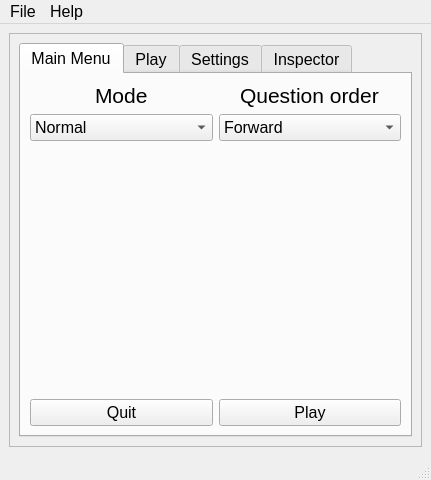
<?xml version="1.0" encoding="UTF-8"?>
<ui version="4.0">
 <class>Luupycards</class>
 <widget class="QMainWindow" name="Luupycards">
  <property name="geometry">
   <rect>
    <x>0</x>
    <y>0</y>
    <width>431</width>
    <height>480</height>
   </rect>
  </property>
  <property name="font">
   <font>
    <pointsize>12</pointsize>
   </font>
  </property>
  <property name="windowTitle">
   <string>Luupycards</string>
  </property>
  <property name="windowIcon">
   <iconset>
    <normaloff>../v1/luupycards.png</normaloff>../v1/luupycards.png</iconset>
  </property>
  <property name="windowOpacity">
   <double>0.000000000000000</double>
  </property>
  <property name="toolTip">
   <string/>
  </property>
  <widget class="QWidget" name="centralwidget">
   <layout class="QGridLayout" name="gridLayout_3">
    <item row="1" column="0">
     <widget class="QScrollArea" name="scrollArea">
      <property name="widgetResizable">
       <bool>true</bool>
      </property>
      <widget class="QWidget" name="scrollAreaWidgetContents_2">
       <property name="geometry">
        <rect>
         <x>0</x>
         <y>0</y>
         <width>415</width>
         <height>403</height>
        </rect>
       </property>
       <layout class="QGridLayout" name="gridLayout_11">
        <item row="0" column="0">
         <widget class="QTabWidget" name="tab_main">
          <property name="enabled">
           <bool>true</bool>
          </property>
          <property name="font">
           <font>
            <pointsize>12</pointsize>
           </font>
          </property>
          <property name="toolTip">
           <string/>
          </property>
          <property name="statusTip">
           <string/>
          </property>
          <property name="layoutDirection">
           <enum>Qt::LeftToRight</enum>
          </property>
          <property name="autoFillBackground">
           <bool>false</bool>
          </property>
          <property name="currentIndex">
           <number>0</number>
          </property>
          <property name="documentMode">
           <bool>false</bool>
          </property>
          <property name="tabsClosable">
           <bool>false</bool>
          </property>
          <property name="movable">
           <bool>true</bool>
          </property>
          <widget class="QWidget" name="tab_main_menu">
           <attribute name="title">
            <string>Main Menu</string>
           </attribute>
           <layout class="QGridLayout" name="gridLayout_5">
            <item row="2" column="1">
             <widget class="QPushButton" name="button_play">
              <property name="toolTip">
               <string>Start the game</string>
              </property>
              <property name="statusTip">
               <string>Start the game</string>
              </property>
              <property name="text">
               <string>Play</string>
              </property>
             </widget>
            </item>
            <item row="0" column="1">
             <layout class="QVBoxLayout" name="layout_main_question_order">
              <item alignment="Qt::AlignHCenter|Qt::AlignTop">
               <widget class="QLabel" name="label_question_order">
                <property name="font">
                 <font>
                  <pointsize>16</pointsize>
                 </font>
                </property>
                <property name="text">
                 <string>Question order</string>
                </property>
               </widget>
              </item>
              <item>
               <widget class="QComboBox" name="comboBox_question_order">
                <property name="toolTip">
                 <string>Choose the question order</string>
                </property>
                <property name="statusTip">
                 <string>Choose the question order</string>
                </property>
                <item>
                 <property name="text">
                  <string>Forward</string>
                 </property>
                </item>
                <item>
                 <property name="text">
                  <string>Reverse</string>
                 </property>
                </item>
                <item>
                 <property name="text">
                  <string>Random</string>
                 </property>
                </item>
               </widget>
              </item>
             </layout>
            </item>
            <item row="0" column="0">
             <layout class="QVBoxLayout" name="layout_main_mode">
              <item alignment="Qt::AlignHCenter">
               <widget class="QLabel" name="label_mode">
                <property name="font">
                 <font>
                  <pointsize>16</pointsize>
                 </font>
                </property>
                <property name="toolTip">
                 <string/>
                </property>
                <property name="text">
                 <string>Mode</string>
                </property>
               </widget>
              </item>
              <item>
               <widget class="QComboBox" name="comboBox_modes">
                <property name="toolTip">
                 <string>Choose the mode</string>
                </property>
                <property name="statusTip">
                 <string>Choose the mode</string>
                </property>
                <item>
                 <property name="text">
                  <string>Normal</string>
                 </property>
                </item>
                <item>
                 <property name="text">
                  <string>Reverse</string>
                 </property>
                </item>
                <item>
                 <property name="text">
                  <string>Multiple Choice</string>
                 </property>
                </item>
                <item>
                 <property name="text">
                  <string>Survive!</string>
                 </property>
                </item>
               </widget>
              </item>
             </layout>
            </item>
            <item row="2" column="0">
             <widget class="QPushButton" name="button_quit">
              <property name="toolTip">
               <string>Close this app</string>
              </property>
              <property name="statusTip">
               <string>Close this app</string>
              </property>
              <property name="text">
               <string>Quit</string>
              </property>
             </widget>
            </item>
            <item row="1" column="0">
             <spacer name="verticalSpacer_main_menu">
              <property name="orientation">
               <enum>Qt::Vertical</enum>
              </property>
              <property name="sizeHint" stdset="0">
               <size>
                <width>20</width>
                <height>40</height>
               </size>
              </property>
             </spacer>
            </item>
           </layout>
          </widget>
          <widget class="QWidget" name="tab_play">
           <attribute name="title">
            <string>Play</string>
           </attribute>
           <layout class="QVBoxLayout" name="verticalLayout_2">
            <item>
             <widget class="QStackedWidget" name="stackedWidget_gameplay">
              <property name="lineWidth">
               <number>1</number>
              </property>
              <property name="currentIndex">
               <number>0</number>
              </property>
              <widget class="QWidget" name="input">
               <property name="enabled">
                <bool>true</bool>
               </property>
               <layout class="QVBoxLayout" name="verticalLayout_4">
                <item>
                 <layout class="QHBoxLayout" name="horizontalLayout_3">
                  <item>
                   <widget class="QLabel" name="label_game_info">
                    <property name="toolTip">
                     <string>Info about actions</string>
                    </property>
                    <property name="statusTip">
                     <string>Info about actions</string>
                    </property>
                    <property name="whatsThis">
                     <string/>
                    </property>
                    <property name="text">
                     <string>Now playing: Normal</string>
                    </property>
                   </widget>
                  </item>
                  <item alignment="Qt::AlignRight">
                   <widget class="QLabel" name="label_streak">
                    <property name="toolTip">
                     <string>Current streak: 0, All time streak: 0</string>
                    </property>
                    <property name="statusTip">
                     <string>Current streak: 0, All time streak: 0</string>
                    </property>
                    <property name="text">
                     <string>Streak: 0</string>
                    </property>
                   </widget>
                  </item>
                 </layout>
                </item>
                <item>
                 <spacer name="verticalSpacer_4">
                  <property name="orientation">
                   <enum>Qt::Vertical</enum>
                  </property>
                  <property name="sizeHint" stdset="0">
                   <size>
                    <width>20</width>
                    <height>40</height>
                   </size>
                  </property>
                 </spacer>
                </item>
                <item alignment="Qt::AlignHCenter">
                 <widget class="QLabel" name="label_question">
                  <property name="font">
                   <font>
                    <pointsize>20</pointsize>
                   </font>
                  </property>
                  <property name="toolTip">
                   <string>The question</string>
                  </property>
                  <property name="statusTip">
                   <string>The question</string>
                  </property>
                  <property name="text">
                   <string>Question</string>
                  </property>
                  <property name="wordWrap">
                   <bool>true</bool>
                  </property>
                 </widget>
                </item>
                <item>
                 <spacer name="verticalSpacer_3">
                  <property name="orientation">
                   <enum>Qt::Vertical</enum>
                  </property>
                  <property name="sizeHint" stdset="0">
                   <size>
                    <width>20</width>
                    <height>40</height>
                   </size>
                  </property>
                 </spacer>
                </item>
                <item>
                 <widget class="QLineEdit" name="lineEdit_answer">
                  <property name="font">
                   <font>
                    <pointsize>16</pointsize>
                   </font>
                  </property>
                  <property name="toolTip">
                   <string>Input your answer</string>
                  </property>
                  <property name="statusTip">
                   <string>Input your answer</string>
                  </property>
                  <property name="autoFillBackground">
                   <bool>false</bool>
                  </property>
                  <property name="inputMask">
                   <string/>
                  </property>
                  <property name="text">
                   <string/>
                  </property>
                  <property name="alignment">
                   <set>Qt::AlignCenter</set>
                  </property>
                  <property name="placeholderText">
                   <string>Type the answer here</string>
                  </property>
                 </widget>
                </item>
                <item>
                 <spacer name="verticalSpacer_2">
                  <property name="orientation">
                   <enum>Qt::Vertical</enum>
                  </property>
                  <property name="sizeHint" stdset="0">
                   <size>
                    <width>20</width>
                    <height>40</height>
                   </size>
                  </property>
                 </spacer>
                </item>
                <item>
                 <layout class="QHBoxLayout" name="horizontalLayout_4">
                  <item>
                   <widget class="QLabel" name="label_lives">
                    <property name="text">
                     <string/>
                    </property>
                   </widget>
                  </item>
                  <item>
                   <spacer name="horizontalSpacer_2">
                    <property name="orientation">
                     <enum>Qt::Horizontal</enum>
                    </property>
                    <property name="sizeHint" stdset="0">
                     <size>
                      <width>40</width>
                      <height>20</height>
                     </size>
                    </property>
                   </spacer>
                  </item>
                  <item>
                   <widget class="QPushButton" name="button_check">
                    <property name="maximumSize">
                     <size>
                      <width>80</width>
                      <height>16777215</height>
                     </size>
                    </property>
                    <property name="toolTip">
                     <string>Check that did you answer correctly</string>
                    </property>
                    <property name="statusTip">
                     <string>Check that did you answer correctly</string>
                    </property>
                    <property name="text">
                     <string>Check</string>
                    </property>
                   </widget>
                  </item>
                 </layout>
                </item>
               </layout>
              </widget>
              <widget class="QWidget" name="multiple_choice">
               <layout class="QVBoxLayout" name="verticalLayout_5">
                <item>
                 <widget class="QScrollArea" name="scrollArea_mc">
                  <property name="widgetResizable">
                   <bool>true</bool>
                  </property>
                  <widget class="QWidget" name="scrollAreaWidgetContents">
                   <property name="geometry">
                    <rect>
                     <x>0</x>
                     <y>0</y>
                     <width>371</width>
                     <height>327</height>
                    </rect>
                   </property>
                   <layout class="QVBoxLayout" name="verticalLayout_6">
                    <item>
                     <layout class="QHBoxLayout" name="horizontalLayout_5">
                      <item>
                       <widget class="QLabel" name="label_game_info_mc">
                        <property name="toolTip">
                         <string>Info about actions</string>
                        </property>
                        <property name="statusTip">
                         <string>Info about actions</string>
                        </property>
                        <property name="text">
                         <string>Now playing: Multiple Choice</string>
                        </property>
                       </widget>
                      </item>
                      <item alignment="Qt::AlignRight">
                       <widget class="QLabel" name="label_streak_mc">
                        <property name="toolTip">
                         <string>Current streak: 0, All time streak: 0</string>
                        </property>
                        <property name="statusTip">
                         <string>Current streak: 0, All time streak: 0</string>
                        </property>
                        <property name="text">
                         <string>Streak: 0</string>
                        </property>
                       </widget>
                      </item>
                     </layout>
                    </item>
                    <item>
                     <spacer name="verticalSpacer_play_top_3">
                      <property name="orientation">
                       <enum>Qt::Vertical</enum>
                      </property>
                      <property name="sizeHint" stdset="0">
                       <size>
                        <width>20</width>
                        <height>106</height>
                       </size>
                      </property>
                     </spacer>
                    </item>
                    <item alignment="Qt::AlignHCenter">
                     <widget class="QLabel" name="label_question_mc">
                      <property name="font">
                       <font>
                        <pointsize>20</pointsize>
                       </font>
                      </property>
                      <property name="toolTip">
                       <string>The question</string>
                      </property>
                      <property name="statusTip">
                       <string>The question</string>
                      </property>
                      <property name="text">
                       <string>Question</string>
                      </property>
                     </widget>
                    </item>
                    <item>
                     <spacer name="verticalSpacer_play_middle_3">
                      <property name="orientation">
                       <enum>Qt::Vertical</enum>
                      </property>
                      <property name="sizeHint" stdset="0">
                       <size>
                        <width>20</width>
                        <height>106</height>
                       </size>
                      </property>
                     </spacer>
                    </item>
                    <item>
                     <layout class="QVBoxLayout" name="mc_options">
                      <item alignment="Qt::AlignLeft">
                       <widget class="QRadioButton" name="radioButton_2">
                        <property name="text">
                         <string>Option 1</string>
                        </property>
                       </widget>
                      </item>
                      <item alignment="Qt::AlignLeft">
                       <widget class="QRadioButton" name="radioButton_3">
                        <property name="text">
                         <string>Option 2</string>
                        </property>
                       </widget>
                      </item>
                      <item alignment="Qt::AlignLeft">
                       <widget class="QRadioButton" name="radioButton_5">
                        <property name="text">
                         <string>Option 3</string>
                        </property>
                       </widget>
                      </item>
                      <item alignment="Qt::AlignLeft">
                       <widget class="QRadioButton" name="radioButton_4">
                        <property name="text">
                         <string>Option 4</string>
                        </property>
                       </widget>
                      </item>
                      <item alignment="Qt::AlignLeft">
                       <widget class="QRadioButton" name="radioButton">
                        <property name="text">
                         <string>Option 5</string>
                        </property>
                       </widget>
                      </item>
                     </layout>
                    </item>
                    <item>
                     <layout class="QHBoxLayout" name="horizontalLayout_6">
                      <item>
                       <widget class="QPushButton" name="pushButton_correct_mc">
                        <property name="text">
                         <string>Correct</string>
                        </property>
                       </widget>
                      </item>
                      <item>
                       <widget class="QPushButton" name="pushButton_seek_mc">
                        <property name="text">
                         <string>Seek</string>
                        </property>
                       </widget>
                      </item>
                      <item>
                       <spacer name="horizontalSpacer_3">
                        <property name="orientation">
                         <enum>Qt::Horizontal</enum>
                        </property>
                        <property name="sizeHint" stdset="0">
                         <size>
                          <width>40</width>
                          <height>20</height>
                         </size>
                        </property>
                       </spacer>
                      </item>
                      <item>
                       <widget class="QPushButton" name="pushButton_check_mc">
                        <property name="text">
                         <string>Check</string>
                        </property>
                       </widget>
                      </item>
                     </layout>
                    </item>
                   </layout>
                  </widget>
                 </widget>
                </item>
               </layout>
              </widget>
             </widget>
            </item>
           </layout>
          </widget>
          <widget class="QWidget" name="tab_settings">
           <attribute name="title">
            <string>Settings</string>
           </attribute>
           <layout class="QGridLayout" name="gridLayout_8">
            <item row="9" column="1">
             <widget class="QScrollArea" name="scrollArea_settings_settings">
              <property name="widgetResizable">
               <bool>true</bool>
              </property>
              <widget class="QWidget" name="scrollAreaWidgetContents_settings">
               <property name="geometry">
                <rect>
                 <x>0</x>
                 <y>0</y>
                 <width>468</width>
                 <height>429</height>
                </rect>
               </property>
               <layout class="QGridLayout" name="gridLayout_9">
                <item row="0" column="0">
                 <layout class="QGridLayout" name="gridLayout_settings">
                  <item row="1" column="0">
                   <widget class="QLabel" name="label_all_time_survival_streak_2">
                    <property name="font">
                     <font>
                      <pointsize>12</pointsize>
                     </font>
                    </property>
                    <property name="toolTip">
                     <string>Your all time survival streak</string>
                    </property>
                    <property name="statusTip">
                     <string>Your all time survival streak</string>
                    </property>
                    <property name="text">
                     <string>All time survival streak</string>
                    </property>
                   </widget>
                  </item>
                  <item row="9" column="0">
                   <widget class="QLabel" name="label_fuzzy_select_precent_2">
                    <property name="toolTip">
                     <string>How wrong can the answer be for it to be count correct. 100 is disabled.</string>
                    </property>
                    <property name="statusTip">
                     <string>How wrong can the answer be for it to be count correct. 100 is disabled.</string>
                    </property>
                    <property name="text">
                     <string>Fuzzy select percent</string>
                    </property>
                   </widget>
                  </item>
                  <item row="0" column="0">
                   <widget class="QLabel" name="label_all_time_streak_2">
                    <property name="font">
                     <font>
                      <pointsize>12</pointsize>
                     </font>
                    </property>
                    <property name="toolTip">
                     <string>Your all time streak</string>
                    </property>
                    <property name="statusTip">
                     <string>Your all time streak</string>
                    </property>
                    <property name="text">
                     <string>All time streak</string>
                    </property>
                   </widget>
                  </item>
                  <item row="3" column="1">
                   <widget class="QCheckBox" name="reset_all_time_survival_streak_value_2">
                    <property name="cursor">
                     <cursorShape>PointingHandCursor</cursorShape>
                    </property>
                    <property name="text">
                     <string/>
                    </property>
                   </widget>
                  </item>
                  <item row="2" column="0">
                   <widget class="QLabel" name="label_reset_all_time_streak_2">
                    <property name="toolTip">
                     <string>Reset your all time streak</string>
                    </property>
                    <property name="statusTip">
                     <string>Reset your all time streak</string>
                    </property>
                    <property name="text">
                     <string>Reset all time streak</string>
                    </property>
                   </widget>
                  </item>
                  <item row="4" column="0">
                   <widget class="QLabel" name="label_min_question_2">
                    <property name="toolTip">
                     <string>Minimum question number it will ask you</string>
                    </property>
                    <property name="statusTip">
                     <string>Minimum question number it will ask you</string>
                    </property>
                    <property name="text">
                     <string>Min question</string>
                    </property>
                   </widget>
                  </item>
                  <item row="7" column="0">
                   <widget class="QLabel" name="label_multiple_choice_max_options_2">
                    <property name="toolTip">
                     <string>The ammount of answer candidates in multiple choice</string>
                    </property>
                    <property name="statusTip">
                     <string>The ammount of answer candidates in multiple choice</string>
                    </property>
                    <property name="text">
                     <string>Multiple choice max options</string>
                    </property>
                   </widget>
                  </item>
                  <item row="7" column="1">
                   <widget class="QSpinBox" name="multiple_choice_max_options_value_2">
                    <property name="minimum">
                     <number>2</number>
                    </property>
                    <property name="maximum">
                     <number>26</number>
                    </property>
                    <property name="value">
                     <number>5</number>
                    </property>
                   </widget>
                  </item>
                  <item row="9" column="1">
                   <widget class="QSpinBox" name="fuzzy_select_precent_value_2">
                    <property name="minimum">
                     <number>1</number>
                    </property>
                    <property name="maximum">
                     <number>100</number>
                    </property>
                    <property name="value">
                     <number>90</number>
                    </property>
                   </widget>
                  </item>
                  <item row="4" column="1">
                   <widget class="QSpinBox" name="min_question_value_2">
                    <property name="minimum">
                     <number>1</number>
                    </property>
                    <property name="maximum">
                     <number>1000000</number>
                    </property>
                   </widget>
                  </item>
                  <item row="8" column="0">
                   <widget class="QLabel" name="label_lives_2">
                    <property name="toolTip">
                     <string>The ammount of lives in Survive!</string>
                    </property>
                    <property name="statusTip">
                     <string>The ammount of lives in Survive!</string>
                    </property>
                    <property name="text">
                     <string>Lives</string>
                    </property>
                   </widget>
                  </item>
                  <item row="5" column="1">
                   <widget class="QSpinBox" name="max_question_value_2">
                    <property name="minimum">
                     <number>1</number>
                    </property>
                    <property name="maximum">
                     <number>1000000</number>
                    </property>
                   </widget>
                  </item>
                  <item row="6" column="0">
                   <widget class="QLabel" name="label_show_current_question_number_2">
                    <property name="toolTip">
                     <string>Whether to show the current question number</string>
                    </property>
                    <property name="statusTip">
                     <string>Whether to show the current question number</string>
                    </property>
                    <property name="text">
                     <string>Show current question number</string>
                    </property>
                   </widget>
                  </item>
                  <item row="6" column="1">
                   <widget class="QCheckBox" name="show_current_question_number_value_2">
                    <property name="cursor">
                     <cursorShape>PointingHandCursor</cursorShape>
                    </property>
                    <property name="text">
                     <string/>
                    </property>
                    <property name="checked">
                     <bool>true</bool>
                    </property>
                   </widget>
                  </item>
                  <item row="8" column="1">
                   <widget class="QSpinBox" name="lives_value_2">
                    <property name="minimum">
                     <number>1</number>
                    </property>
                    <property name="value">
                     <number>5</number>
                    </property>
                   </widget>
                  </item>
                  <item row="5" column="0">
                   <widget class="QLabel" name="label_max_question_2">
                    <property name="toolTip">
                     <string>Maximum question number it will ask you</string>
                    </property>
                    <property name="statusTip">
                     <string>Maximum question number it will ask you</string>
                    </property>
                    <property name="whatsThis">
                     <string/>
                    </property>
                    <property name="text">
                     <string>Max question</string>
                    </property>
                   </widget>
                  </item>
                  <item row="0" column="1">
                   <widget class="QLabel" name="all_time_streak_value_2">
                    <property name="font">
                     <font>
                      <pointsize>12</pointsize>
                     </font>
                    </property>
                    <property name="cursor">
                     <cursorShape>ForbiddenCursor</cursorShape>
                    </property>
                    <property name="text">
                     <string>0</string>
                    </property>
                   </widget>
                  </item>
                  <item row="3" column="0">
                   <widget class="QLabel" name="label_reset_all_time_survival_streak_2">
                    <property name="toolTip">
                     <string>Reset your all time survival streak</string>
                    </property>
                    <property name="statusTip">
                     <string>Reset your all time survival streak</string>
                    </property>
                    <property name="text">
                     <string>Reset all time survival streak</string>
                    </property>
                   </widget>
                  </item>
                  <item row="2" column="1">
                   <widget class="QCheckBox" name="reset_all_time_streak_value_2">
                    <property name="font">
                     <font>
                      <kerning>true</kerning>
                     </font>
                    </property>
                    <property name="cursor">
                     <cursorShape>PointingHandCursor</cursorShape>
                    </property>
                    <property name="text">
                     <string/>
                    </property>
                   </widget>
                  </item>
                  <item row="1" column="1">
                   <widget class="QLabel" name="all_time_survival_streak_value_2">
                    <property name="font">
                     <font>
                      <pointsize>12</pointsize>
                     </font>
                    </property>
                    <property name="cursor">
                     <cursorShape>ForbiddenCursor</cursorShape>
                    </property>
                    <property name="text">
                     <string>0</string>
                    </property>
                   </widget>
                  </item>
                 </layout>
                </item>
                <item row="1" column="0">
                 <spacer name="verticalSpacer">
                  <property name="orientation">
                   <enum>Qt::Vertical</enum>
                  </property>
                  <property name="sizeHint" stdset="0">
                   <size>
                    <width>20</width>
                    <height>40</height>
                   </size>
                  </property>
                 </spacer>
                </item>
               </layout>
              </widget>
             </widget>
            </item>
            <item row="12" column="1">
             <layout class="QHBoxLayout" name="horizontalLayout_settings_buttons">
              <item>
               <widget class="QPushButton" name="button_settings_reset_2">
                <property name="toolTip">
                 <string>Reset to default values</string>
                </property>
                <property name="statusTip">
                 <string>Reset to default values</string>
                </property>
                <property name="text">
                 <string>Reset</string>
                </property>
               </widget>
              </item>
              <item>
               <widget class="QPushButton" name="button_settings_save_2">
                <property name="toolTip">
                 <string>Save these settings</string>
                </property>
                <property name="statusTip">
                 <string>Save these settings</string>
                </property>
                <property name="text">
                 <string>Save</string>
                </property>
               </widget>
              </item>
             </layout>
            </item>
           </layout>
          </widget>
          <widget class="QWidget" name="tab_inspector">
           <attribute name="title">
            <string>Inspector</string>
           </attribute>
           <layout class="QVBoxLayout" name="verticalLayout">
            <item>
             <widget class="QTableWidget" name="tableWidget">
              <property name="toolTip">
               <string>Your pairs nicely in raw Python</string>
              </property>
              <property name="statusTip">
               <string>You can edit them, but be careful!</string>
              </property>
              <row>
               <property name="text">
                <string>1</string>
               </property>
              </row>
              <row>
               <property name="text">
                <string>2</string>
               </property>
              </row>
              <row>
               <property name="text">
                <string>3</string>
               </property>
              </row>
              <row>
               <property name="text">
                <string>4</string>
               </property>
              </row>
              <row>
               <property name="text">
                <string>5</string>
               </property>
              </row>
              <column>
               <property name="text">
                <string>Questions</string>
               </property>
              </column>
              <column>
               <property name="text">
                <string>Answers</string>
               </property>
              </column>
              <item row="0" column="0">
               <property name="text">
                <string>[&quot;question1&quot;]</string>
               </property>
              </item>
              <item row="0" column="1">
               <property name="text">
                <string>[&quot;answer1a&quot;, &quot;answer1b&quot;]</string>
               </property>
              </item>
              <item row="1" column="0">
               <property name="text">
                <string>[&quot;question2&quot;]</string>
               </property>
              </item>
              <item row="1" column="1">
               <property name="text">
                <string>[&quot;answer2a&quot;]</string>
               </property>
              </item>
              <item row="2" column="0">
               <property name="text">
                <string>[&quot;question3&quot;]</string>
               </property>
              </item>
              <item row="2" column="1">
               <property name="text">
                <string>[&quot;answer3a&quot;, &quot;answer3b&quot;, &quot;answer3c&quot;]</string>
               </property>
              </item>
              <item row="3" column="0">
               <property name="text">
                <string>[&quot;question4&quot;]</string>
               </property>
              </item>
              <item row="3" column="1">
               <property name="text">
                <string>[&quot;answer4a&quot;, &quot;answer4b&quot;]</string>
               </property>
              </item>
              <item row="4" column="0">
               <property name="text">
                <string>[&quot;question5&quot;]</string>
               </property>
              </item>
              <item row="4" column="1">
               <property name="text">
                <string>[&quot;answer5a&quot;]</string>
               </property>
              </item>
             </widget>
            </item>
            <item>
             <layout class="QHBoxLayout" name="horizontalLayout_inspector_buttons">
              <item>
               <widget class="QPushButton" name="button_save_file">
                <property name="toolTip">
                 <string>Save to a CSV file</string>
                </property>
                <property name="statusTip">
                 <string>Save to a CSV file</string>
                </property>
                <property name="text">
                 <string>Save to file</string>
                </property>
               </widget>
              </item>
              <item>
               <widget class="QPushButton" name="button_save_memory">
                <property name="toolTip">
                 <string>Saves changes to the program memory</string>
                </property>
                <property name="statusTip">
                 <string>Saves changes to the program memory</string>
                </property>
                <property name="text">
                 <string>Save to memory</string>
                </property>
               </widget>
              </item>
             </layout>
            </item>
           </layout>
          </widget>
         </widget>
        </item>
       </layout>
      </widget>
     </widget>
    </item>
   </layout>
  </widget>
  <widget class="QStatusBar" name="statusbar">
   <property name="enabled">
    <bool>true</bool>
   </property>
  </widget>
  <widget class="QMenuBar" name="menubar">
   <property name="geometry">
    <rect>
     <x>0</x>
     <y>0</y>
     <width>431</width>
     <height>33</height>
    </rect>
   </property>
   <widget class="QMenu" name="menuFile">
    <property name="title">
     <string>File</string>
    </property>
    <addaction name="actionOpen"/>
    <addaction name="actionSave"/>
    <addaction name="separator"/>
    <addaction name="actionNew"/>
    <addaction name="separator"/>
    <addaction name="actionQuit"/>
   </widget>
   <widget class="QMenu" name="menuHelp">
    <property name="title">
     <string>Help</string>
    </property>
    <addaction name="actionRead_the_docs"/>
   </widget>
   <addaction name="menuFile"/>
   <addaction name="menuHelp"/>
  </widget>
  <action name="actionCSV">
   <property name="text">
    <string>CSV</string>
   </property>
   <property name="toolTip">
    <string>Open a CSV file</string>
   </property>
   <property name="font">
    <font>
     <pointsize>12</pointsize>
    </font>
   </property>
   <property name="shortcut">
    <string>Ctrl+O</string>
   </property>
  </action>
  <action name="actionJSON">
   <property name="text">
    <string>JSON</string>
   </property>
   <property name="toolTip">
    <string>Open a JSON file</string>
   </property>
   <property name="font">
    <font>
     <pointsize>12</pointsize>
    </font>
   </property>
   <property name="shortcut">
    <string>Ctrl+J</string>
   </property>
  </action>
  <action name="actionRead_the_docs">
   <property name="text">
    <string>Just test stuff</string>
   </property>
   <property name="font">
    <font>
     <pointsize>12</pointsize>
    </font>
   </property>
  </action>
  <action name="actionSave">
   <property name="text">
    <string>Save</string>
   </property>
   <property name="toolTip">
    <string>Saves the current file</string>
   </property>
   <property name="statusTip">
    <string>Saves the current file</string>
   </property>
   <property name="font">
    <font>
     <pointsize>12</pointsize>
    </font>
   </property>
   <property name="shortcut">
    <string>Ctrl+S</string>
   </property>
  </action>
  <action name="actionNew">
   <property name="text">
    <string>New</string>
   </property>
   <property name="toolTip">
    <string>Create a new pair file</string>
   </property>
   <property name="statusTip">
    <string>Create a new pair file</string>
   </property>
   <property name="font">
    <font>
     <pointsize>12</pointsize>
    </font>
   </property>
   <property name="shortcut">
    <string>Ctrl+E</string>
   </property>
  </action>
  <action name="actionQuit">
   <property name="text">
    <string>Quit</string>
   </property>
   <property name="toolTip">
    <string>Quits this app</string>
   </property>
   <property name="statusTip">
    <string>Quits this app</string>
   </property>
   <property name="font">
    <font>
     <pointsize>12</pointsize>
    </font>
   </property>
   <property name="shortcut">
    <string>Ctrl+Q</string>
   </property>
  </action>
  <action name="action_tabs_main_menu">
   <property name="checkable">
    <bool>true</bool>
   </property>
   <property name="checked">
    <bool>true</bool>
   </property>
   <property name="text">
    <string>Main Menu</string>
   </property>
   <property name="font">
    <font>
     <pointsize>12</pointsize>
    </font>
   </property>
  </action>
  <action name="action_tabls_play">
   <property name="checkable">
    <bool>true</bool>
   </property>
   <property name="checked">
    <bool>true</bool>
   </property>
   <property name="text">
    <string>Play</string>
   </property>
   <property name="font">
    <font>
     <pointsize>12</pointsize>
    </font>
   </property>
  </action>
  <action name="action_tabs_settings">
   <property name="checkable">
    <bool>true</bool>
   </property>
   <property name="checked">
    <bool>true</bool>
   </property>
   <property name="text">
    <string>Settings</string>
   </property>
   <property name="font">
    <font>
     <pointsize>12</pointsize>
    </font>
   </property>
  </action>
  <action name="action_tabs_inspector">
   <property name="checkable">
    <bool>true</bool>
   </property>
   <property name="checked">
    <bool>true</bool>
   </property>
   <property name="text">
    <string>Inspector</string>
   </property>
   <property name="font">
    <font>
     <pointsize>12</pointsize>
    </font>
   </property>
  </action>
  <action name="actionCSV_2">
   <property name="text">
    <string>CSV</string>
   </property>
  </action>
  <action name="actionJSON_2">
   <property name="text">
    <string>JSON</string>
   </property>
  </action>
  <action name="actionOpen">
   <property name="text">
    <string>Open</string>
   </property>
   <property name="toolTip">
    <string>Open a pair file. Either CSV or JSON</string>
   </property>
   <property name="statusTip">
    <string>Open a pair file. Either CSV or JSON</string>
   </property>
   <property name="font">
    <font>
     <pointsize>12</pointsize>
    </font>
   </property>
   <property name="shortcut">
    <string>Ctrl+O</string>
   </property>
  </action>
  <action name="actionZoom_in">
   <property name="text">
    <string>Zoom+</string>
   </property>
   <property name="toolTip">
    <string>Increase font size</string>
   </property>
   <property name="statusTip">
    <string>Increase font size</string>
   </property>
   <property name="shortcut">
    <string>Ctrl++</string>
   </property>
  </action>
  <action name="actionZoom_out">
   <property name="text">
    <string>Zoom-</string>
   </property>
   <property name="toolTip">
    <string>Decrease font size</string>
   </property>
   <property name="statusTip">
    <string>Decrease font size</string>
   </property>
   <property name="shortcut">
    <string>Ctrl+-</string>
   </property>
  </action>
 </widget>
 <tabstops>
  <tabstop>scrollArea</tabstop>
  <tabstop>tab_main</tabstop>
  <tabstop>comboBox_modes</tabstop>
  <tabstop>comboBox_question_order</tabstop>
  <tabstop>button_play</tabstop>
  <tabstop>button_quit</tabstop>
  <tabstop>lineEdit_answer</tabstop>
  <tabstop>button_check</tabstop>
  <tabstop>radioButton_2</tabstop>
  <tabstop>radioButton_3</tabstop>
  <tabstop>radioButton_5</tabstop>
  <tabstop>radioButton_4</tabstop>
  <tabstop>radioButton</tabstop>
  <tabstop>pushButton_check_mc</tabstop>
  <tabstop>pushButton_seek_mc</tabstop>
  <tabstop>pushButton_correct_mc</tabstop>
  <tabstop>scrollArea_mc</tabstop>
  <tabstop>reset_all_time_streak_value_2</tabstop>
  <tabstop>reset_all_time_survival_streak_value_2</tabstop>
  <tabstop>min_question_value_2</tabstop>
  <tabstop>max_question_value_2</tabstop>
  <tabstop>show_current_question_number_value_2</tabstop>
  <tabstop>multiple_choice_max_options_value_2</tabstop>
  <tabstop>lives_value_2</tabstop>
  <tabstop>fuzzy_select_precent_value_2</tabstop>
  <tabstop>button_settings_save_2</tabstop>
  <tabstop>button_settings_reset_2</tabstop>
  <tabstop>scrollArea_settings_settings</tabstop>
  <tabstop>tableWidget</tabstop>
  <tabstop>button_save_file</tabstop>
  <tabstop>button_save_memory</tabstop>
 </tabstops>
 <resources/>
 <connections>
  <connection>
   <sender>lineEdit_answer</sender>
   <signal>returnPressed()</signal>
   <receiver>button_check</receiver>
   <slot>click()</slot>
   <hints>
    <hint type="sourcelabel">
     <x>488</x>
     <y>429</y>
    </hint>
    <hint type="destinationlabel">
     <x>492</x>
     <y>587</y>
    </hint>
   </hints>
  </connection>
  <connection>
   <sender>lineEdit_answer</sender>
   <signal>returnPressed()</signal>
   <receiver>button_check</receiver>
   <slot>animateClick()</slot>
   <hints>
    <hint type="sourcelabel">
     <x>467</x>
     <y>422</y>
    </hint>
    <hint type="destinationlabel">
     <x>478</x>
     <y>583</y>
    </hint>
   </hints>
  </connection>
 </connections>
</ui>
